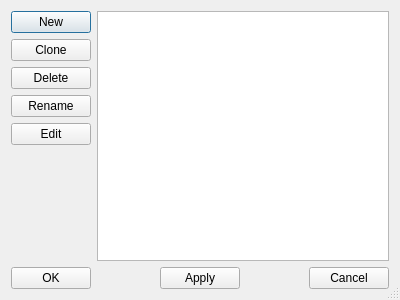
<?xml version="1.0" encoding="UTF-8"?>
<ui version="4.0">
 <class>ScreenConfigManager</class>
 <widget class="QDialog" name="ScreenConfigManager">
  <property name="geometry">
   <rect>
    <x>0</x>
    <y>0</y>
    <width>400</width>
    <height>300</height>
   </rect>
  </property>
  <property name="windowTitle">
   <string>Dialog</string>
  </property>
  <property name="sizeGripEnabled">
   <bool>true</bool>
  </property>
  <layout class="QVBoxLayout" name="verticalLayout_2">
   <item>
    <layout class="QHBoxLayout" name="horizontalLayout">
     <item>
      <layout class="QVBoxLayout" name="verticalLayout">
       <item>
        <widget class="QPushButton" name="newButton">
         <property name="text">
          <string>New</string>
         </property>
        </widget>
       </item>
       <item>
        <widget class="QPushButton" name="cloneButton">
         <property name="text">
          <string>Clone</string>
         </property>
        </widget>
       </item>
       <item>
        <widget class="QPushButton" name="deleteButton">
         <property name="text">
          <string>Delete</string>
         </property>
        </widget>
       </item>
       <item>
        <widget class="QPushButton" name="renameButton">
         <property name="text">
          <string>Rename</string>
         </property>
        </widget>
       </item>
       <item>
        <widget class="QPushButton" name="editButton">
         <property name="text">
          <string>Edit</string>
         </property>
        </widget>
       </item>
       <item>
        <spacer name="verticalSpacer">
         <property name="orientation">
          <enum>Qt::Vertical</enum>
         </property>
         <property name="sizeHint" stdset="0">
          <size>
           <width>20</width>
           <height>40</height>
          </size>
         </property>
        </spacer>
       </item>
      </layout>
     </item>
     <item>
      <widget class="QListWidget" name="layoutList">
       <property name="editTriggers">
        <set>QAbstractItemView::NoEditTriggers</set>
       </property>
       <property name="selectionBehavior">
        <enum>QAbstractItemView::SelectRows</enum>
       </property>
      </widget>
     </item>
    </layout>
   </item>
   <item>
    <layout class="QHBoxLayout" name="horizontalLayout_2">
     <item>
      <widget class="QPushButton" name="OKButton">
       <property name="text">
        <string>OK</string>
       </property>
      </widget>
     </item>
     <item>
      <spacer name="horizontalSpacer_2">
       <property name="orientation">
        <enum>Qt::Horizontal</enum>
       </property>
       <property name="sizeHint" stdset="0">
        <size>
         <width>40</width>
         <height>20</height>
        </size>
       </property>
      </spacer>
     </item>
     <item>
      <widget class="QPushButton" name="applyButton">
       <property name="text">
        <string>Apply</string>
       </property>
      </widget>
     </item>
     <item>
      <spacer name="horizontalSpacer">
       <property name="orientation">
        <enum>Qt::Horizontal</enum>
       </property>
       <property name="sizeHint" stdset="0">
        <size>
         <width>40</width>
         <height>20</height>
        </size>
       </property>
      </spacer>
     </item>
     <item>
      <widget class="QPushButton" name="cancelButton">
       <property name="text">
        <string>Cancel</string>
       </property>
      </widget>
     </item>
    </layout>
   </item>
  </layout>
 </widget>
 <resources/>
 <connections/>
</ui>
